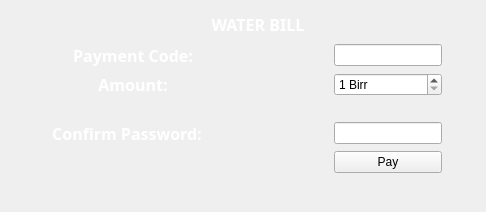
                   <widget class="QWidget" name="waterBillPayment">
                    <layout class="QGridLayout" name="gridLayout_4">
                     <item row="1" column="5">
                      <spacer name="verticalSpacer_10">
                       <property name="orientation">
                        <enum>Qt::Vertical</enum>
                       </property>
                       <property name="sizeHint" stdset="0">
                        <size>
                         <width>20</width>
                         <height>27</height>
                        </size>
                       </property>
                      </spacer>
                     </item>
                     <item row="4" column="9">
                      <spacer name="horizontalSpacer_9">
                       <property name="orientation">
                        <enum>Qt::Horizontal</enum>
                       </property>
                       <property name="sizeType">
                        <enum>QSizePolicy::Expanding</enum>
                       </property>
                       <property name="sizeHint" stdset="0">
                        <size>
                         <width>33</width>
                         <height>20</height>
                        </size>
                       </property>
                      </spacer>
                     </item>
                     <item row="3" column="0">
                      <spacer name="horizontalSpacer_8">
                       <property name="orientation">
                        <enum>Qt::Horizontal</enum>
                       </property>
                       <property name="sizeType">
                        <enum>QSizePolicy::Expanding</enum>
                       </property>
                       <property name="sizeHint" stdset="0">
                        <size>
                         <width>41</width>
                         <height>20</height>
                        </size>
                       </property>
                      </spacer>
                     </item>
                     <item row="7" column="5">
                      <spacer name="verticalSpacer_11">
                       <property name="orientation">
                        <enum>Qt::Vertical</enum>
                       </property>
                       <property name="sizeHint" stdset="0">
                        <size>
                         <width>20</width>
                         <height>28</height>
                        </size>
                       </property>
                      </spacer>
                     </item>
                     <item row="1" column="4">
                      <widget class="QLabel" name="accountNumberLabel_26">
                       <property name="sizePolicy">
                        <sizepolicy hsizetype="Expanding" vsizetype="Expanding">
                         <horstretch>0</horstretch>
                         <verstretch>0</verstretch>
                        </sizepolicy>
                       </property>
                       <property name="font">
                        <font>
                         <family>Source Code Pro ExtraLight</family>
                        </font>
                       </property>
                       <property name="styleSheet">
                        <string notr="true">color: rgb(255, 255, 255);</string>
                       </property>
                       <property name="text">
                        <string>&lt;html&gt;&lt;head/&gt;&lt;body&gt;&lt;p align=&quot;center&quot;&gt;&lt;span style=&quot; font-size:12pt; font-weight:600;&quot;&gt;WATER BILL&lt;/span&gt;&lt;/p&gt;&lt;/body&gt;&lt;/html&gt;</string>
                       </property>
                      </widget>
                     </item>
                     <item row="3" column="4">
                      <spacer name="horizontalSpacer_7">
                       <property name="orientation">
                        <enum>Qt::Horizontal</enum>
                       </property>
                       <property name="sizeType">
                        <enum>QSizePolicy::Preferred</enum>
                       </property>
                       <property name="sizeHint" stdset="0">
                        <size>
                         <width>100</width>
                         <height>20</height>
                        </size>
                       </property>
                      </spacer>
                     </item>
                     <item row="3" column="7" colspan="2">
                      <widget class="QSpinBox" name="waterBillAmountLineEdit">
                       <property name="suffix">
                        <string> Birr</string>
                       </property>
                       <property name="minimum">
                        <number>1</number>
                       </property>
                       <property name="maximum">
                        <number>1000000000</number>
                       </property>
                      </widget>
                     </item>
                     <item row="2" column="7" colspan="2">
                      <widget class="QLineEdit" name="waterBillPaymentCodeLineEdit">
                       <property name="sizePolicy">
                        <sizepolicy hsizetype="MinimumExpanding" vsizetype="Fixed">
                         <horstretch>0</horstretch>
                         <verstretch>0</verstretch>
                        </sizepolicy>
                       </property>
                      </widget>
                     </item>
                     <item row="5" column="7" colspan="2">
                      <widget class="QLineEdit" name="waterBillConfirmPasswordLineEdit">
                       <property name="sizePolicy">
                        <sizepolicy hsizetype="MinimumExpanding" vsizetype="Fixed">
                         <horstretch>0</horstretch>
                         <verstretch>0</verstretch>
                        </sizepolicy>
                       </property>
                      </widget>
                     </item>
                     <item row="6" column="7" colspan="2">
                      <widget class="QPushButton" name="waterBillPayButton">
                       <property name="text">
                        <string>Pay</string>
                       </property>
                       <property name="icon">
                        <iconset resource="resource.qrc">
                         <normaloff>:/icons/icons/dollar-sign.svg</normaloff>:/icons/icons/dollar-sign.svg</iconset>
                       </property>
                       <property name="iconSize">
                        <size>
                         <width>40</width>
                         <height>40</height>
                        </size>
                       </property>
                      </widget>
                     </item>
                     <item row="5" column="1" colspan="3">
                      <widget class="QLabel" name="accountNumberLabel_18">
                       <property name="sizePolicy">
                        <sizepolicy hsizetype="Expanding" vsizetype="Expanding">
                         <horstretch>0</horstretch>
                         <verstretch>0</verstretch>
                        </sizepolicy>
                       </property>
                       <property name="font">
                        <font>
                         <family>Source Code Pro ExtraLight</family>
                        </font>
                       </property>
                       <property name="styleSheet">
                        <string notr="true">color: rgb(255, 255, 255);</string>
                       </property>
                       <property name="text">
                        <string>&lt;html&gt;&lt;head/&gt;&lt;body&gt;&lt;p align=&quot;center&quot;&gt;&lt;span style=&quot; font-size:12pt; font-weight:600;&quot;&gt;Confirm Password:&lt;/span&gt;&lt;/p&gt;&lt;/body&gt;&lt;/html&gt;</string>
                       </property>
                      </widget>
                     </item>
                     <item row="2" column="3">
                      <widget class="QLabel" name="accountNumberLabel_17">
                       <property name="sizePolicy">
                        <sizepolicy hsizetype="Expanding" vsizetype="Expanding">
                         <horstretch>0</horstretch>
                         <verstretch>0</verstretch>
                        </sizepolicy>
                       </property>
                       <property name="font">
                        <font>
                         <family>Source Code Pro ExtraLight</family>
                        </font>
                       </property>
                       <property name="styleSheet">
                        <string notr="true">color: rgb(255, 255, 255);</string>
                       </property>
                       <property name="text">
                        <string>&lt;html&gt;&lt;head/&gt;&lt;body&gt;&lt;p align=&quot;center&quot;&gt;&lt;span style=&quot; font-size:12pt; font-weight:600;&quot;&gt;Payment Code:&lt;/span&gt;&lt;/p&gt;&lt;/body&gt;&lt;/html&gt;</string>
                       </property>
                      </widget>
                     </item>
                     <item row="3" column="3">
                      <widget class="QLabel" name="accountNumberLabel_14">
                       <property name="sizePolicy">
                        <sizepolicy hsizetype="Expanding" vsizetype="Expanding">
                         <horstretch>0</horstretch>
                         <verstretch>0</verstretch>
                        </sizepolicy>
                       </property>
                       <property name="font">
                        <font>
                         <family>Source Code Pro ExtraLight</family>
                        </font>
                       </property>
                       <property name="styleSheet">
                        <string notr="true">color: rgb(255, 255, 255);</string>
                       </property>
                       <property name="text">
                        <string>&lt;html&gt;&lt;head/&gt;&lt;body&gt;&lt;p align=&quot;center&quot;&gt;&lt;span style=&quot; font-size:12pt; font-weight:600;&quot;&gt;Amount:&lt;/span&gt;&lt;/p&gt;&lt;/body&gt;&lt;/html&gt;</string>
                       </property>
                      </widget>
                     </item>
                     <item row="6" column="1" colspan="3">
                      <widget class="QLabel" name="errorWaterBillPaymentLabel">
                       <property name="styleSheet">
                        <string notr="true">color: white;</string>
                       </property>
                       <property name="text">
                        <string/>
                       </property>
                      </widget>
                     </item>
                    </layout>
                   </widget>
